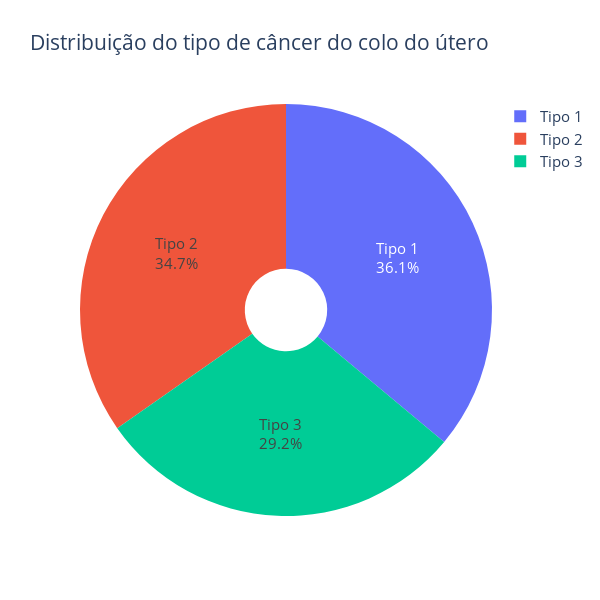

Write notebook code for a chart like this one.
### Code cell
# Grafico do dataset
pie_plot = go.Pie(labels= tipo_count.index.to_list(), values= tipo_count.values.flatten(),
                 hole= 0.2, text= tipo_count.index.to_list(), textposition='auto')
fig = go.Figure([pie_plot])
fig.update_layout(title_text='Distribuição do tipo de câncer do colo do útero', font_size=15, autosize=False, width=600, height=600)
fig.show()

### Figure 1 — Plotly figure (JSON) as saved in the notebook; plotly's stock layout.template omitted (floating-point values rounded to 4 significant figures)
{"data": [{"hole": 0.2, "labels": ["Tipo 1", "Tipo 2", "Tipo 3"], "text": ["Tipo 1", "Tipo 2", "Tipo 3"], "textposition": "auto", "type": "pie", "values": [589, 567, 477]}], "layout": {"autosize": false, "font": {"size": 15}, "height": 600, "title": {"text": "Distribuição do tipo de câncer do colo do útero"}, "width": 600}}
